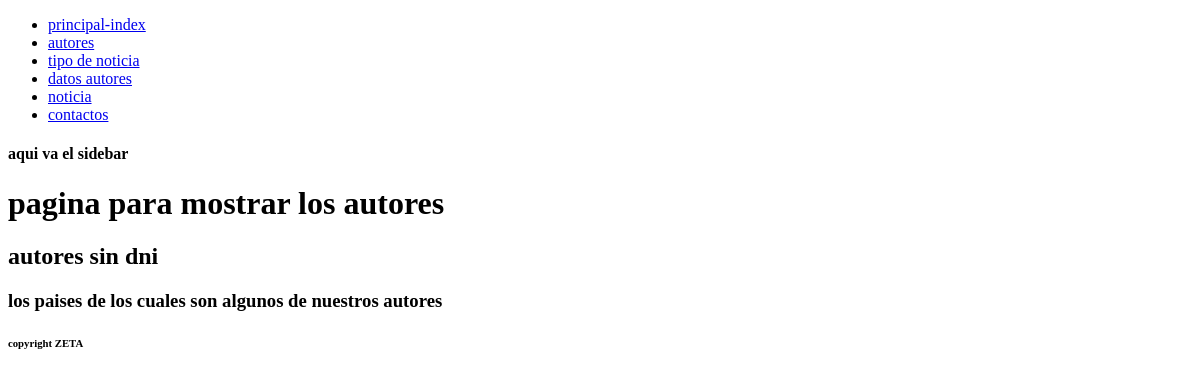
The app's page /autores/, older data.
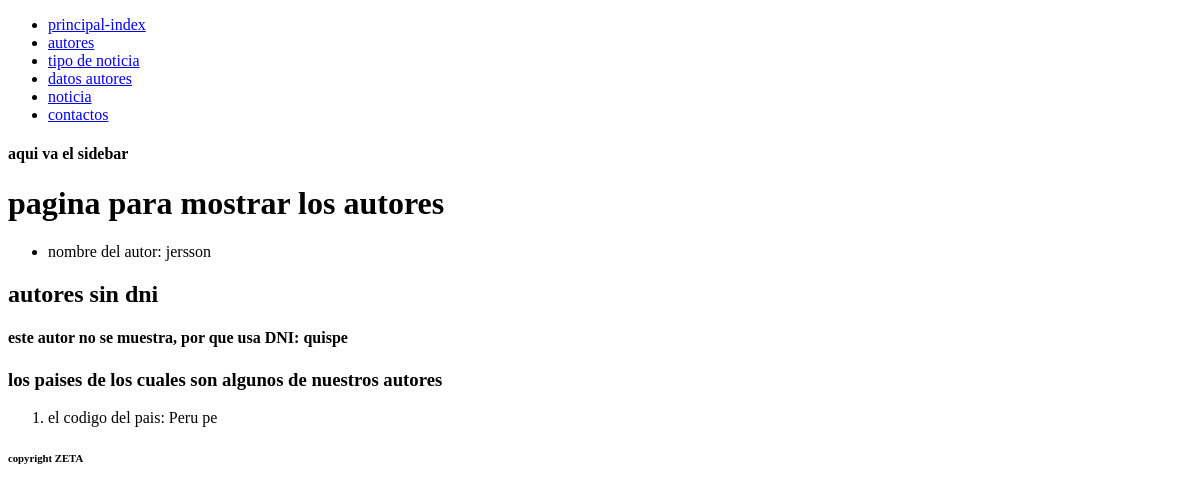
The same page, newer data.
### noticias/models.py (models this page shows, shortened)
class Autor(models.Model):
    tipodoc = models.ForeignKey(TipoDoc, on_delete=models.CASCADE, default=None)
    documento = models.CharField("Documento de identidad", max_length=16, blank=False, null=False, primary_key=True)
    nombres = models.CharField("Nombre del autor", max_length=200, blank=False, null=False, default=None)
    apellidos = models.CharField("Apellidos", max_length=200, blank=False, null=False, default=None)
    def get_foto(self):
        if self.image:
            return mark_safe(u'<img src="%s" width="60" height="75"/>' % self.image.url)
        else:
            return ''
    get_foto.short_description = 'Photo'
    get_foto.admin_order_field = 'name'
    image = models.ImageField(upload_to='images/', blank=False, default=None)
    pais = models.ForeignKey(Paises, on_delete=models.CASCADE, default=None)
    estado = models.BooleanField("Activo", default=True, blank=False, null=False)
    correo = models.EmailField("Correo Electronico", max_length=254, blank=False, null=False, default=None, validators=[RegexValidator(regex=r"\S{1,}@\S{2,}\.\S{2,}", message="Correo invalido")])
    telefono = models.CharField("Telefono", max_length=20, blank=False, null=False, default=None)
    fecha_creacion = models.DateField("Fecha de creacion", default=timezone.now, blank=False, null=False)
    class Meta:
        verbose_name = "Autor"
        verbose_name_plural = "Autores"
        ordering = ['nombres', 'apellidos']

class Paises(models.Model):
    codigo = models.CharField(max_length=2, blank=False, null=False, primary_key=True)
    Nombre = models.CharField("Nombre del pais", max_length=50, blank=False, null=False)
    class Meta:
        verbose_name = "Paises"
        verbose_name = "Paises"
        ordering = ["Nombre"]

### noticias/views.py (the view)
# urls.py: path('autores/',views.autores, name= 'autores'),
def autores(request):
    autores = Autor.objects.all()
    paises = Paises.objects.all()
    return render(request, "autores.html",
    {
        'autores': autores,
        'paises':paises,
    })

### noticias/templates/autores.html
{%extends 'layouts/base.html'%}
{% block content %}
{%include 'layouts/sidebar.html'%}
<body>
    <h1>pagina para mostrar los autores</h1>
    <ul>
    {% for autor in autores %}
        <li>nombre del autor: {{ autor.nombres }}</li>
    {%endfor%}
    </ul>
    <h2>autores sin dni</h2>
    {% for autor in autores %}
        {% if autor.tipodoc_id == 2 %}
            <h3>nombre del autor: {{ autor.nombres }}</h3>
        {%else%}
            <h4>este autor no se muestra, por que usa DNI: {{autor.apellidos}}</h4>
        {% endif %}
    {%endfor%}
<h3>los paises de los cuales son algunos de nuestros autores</h3>
<ol>
{% for pais in paises %}
<li>el codigo del pais: {{ pais.Nombre }} {{ pais.codigo}}</li>
{% endfor %}
</ol>
</body>
{%include 'layouts/footer.html'%}
{% endblock %}

Row changes from the older to the newer data that the page shows:
added Autor: nombres "jersson", apellidos "quispe"
added Paises: Nombre "Peru", codigo "pe"
